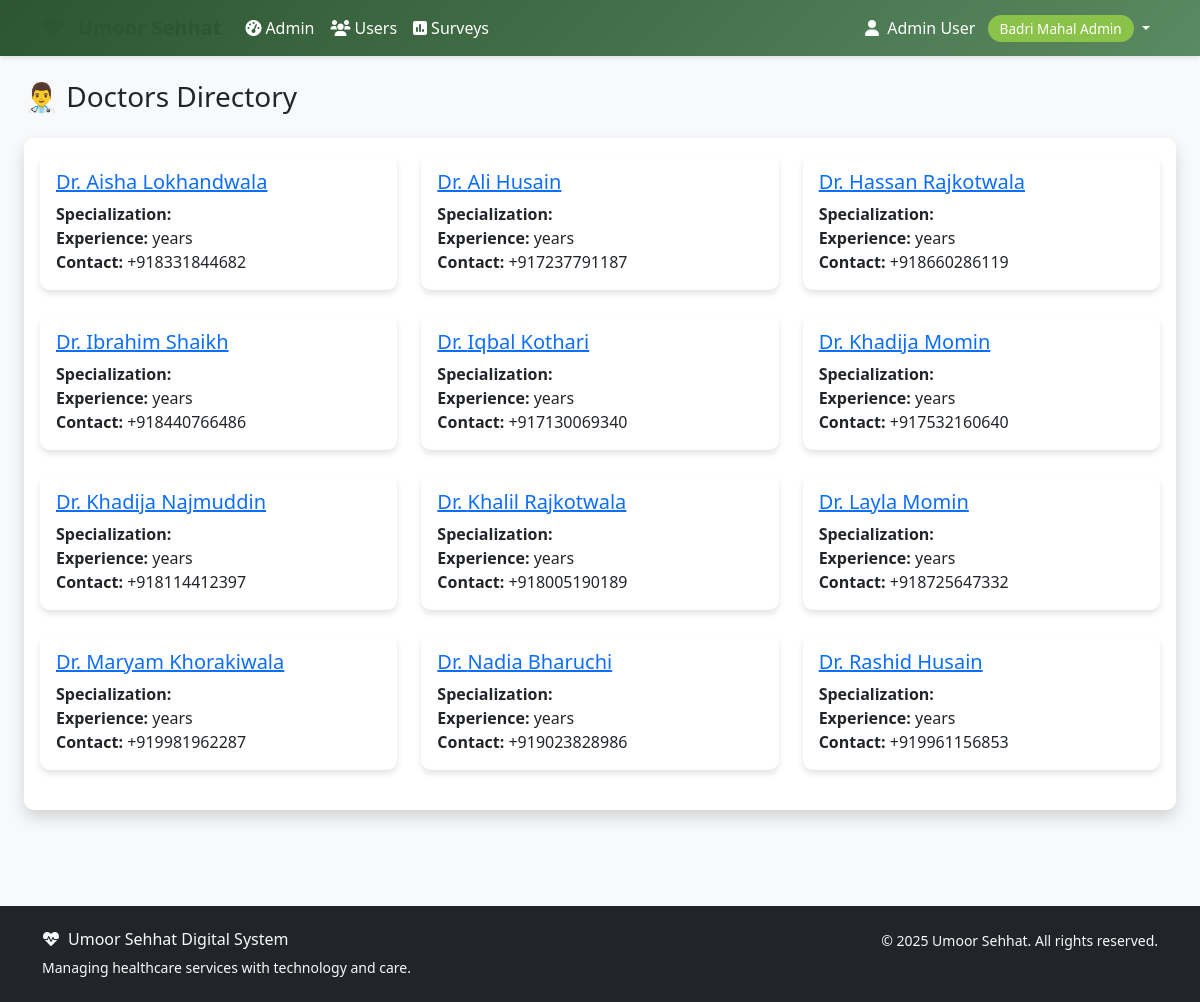
The page /doctordirectory/doctors/ (signed in) on the database as committed earlier.
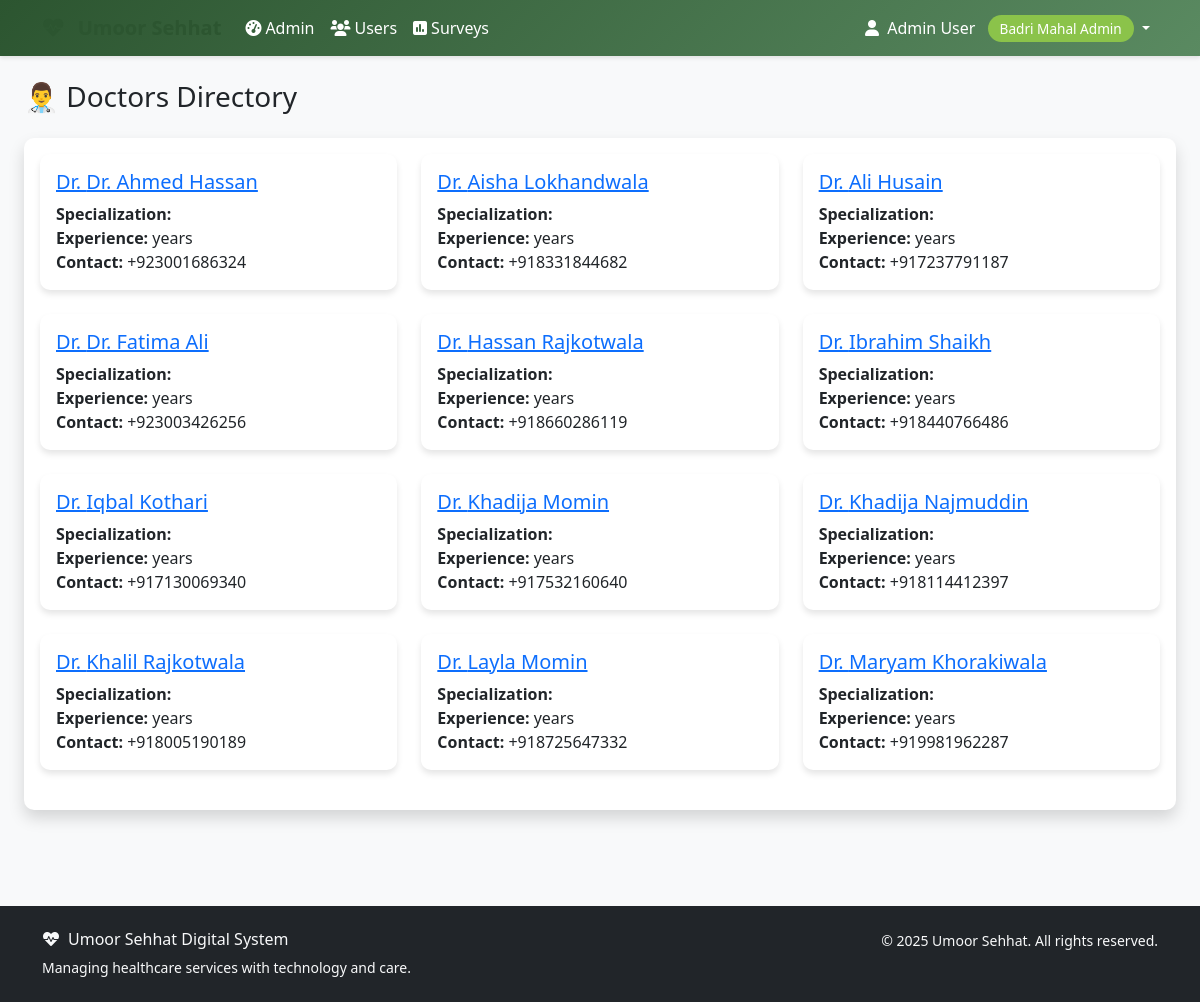
The same page on the database as committed later.
### doctordirectory/models.py (models this page shows, shortened)
class Doctor(models.Model):
    user = models.OneToOneField(
        settings.AUTH_USER_MODEL,
        on_delete=models.CASCADE,
        related_name='doctordirectory_profile',
        limit_choices_to={'role': 'doctor'}
    )
    name = models.CharField(max_length=100)  # Can be different from user's name
    its_id = models.CharField(
        max_length=8,
        unique=True,
        validators=[RegexValidator(
            regex=r'^\d{8}$',
            message='ITS ID must be exactly 8 digits'
        )]
    )
    specialty = models.CharField(max_length=100)
    qualification = models.CharField(max_length=200, blank=True, null=True)
    experience_years = models.PositiveIntegerField(default=0)
    verified_certificate = models.FileField(upload_to='doctor_certificates/', blank=True, null=True)
    assigned_moze = models.ForeignKey(
        Moze,
        on_delete=models.SET_NULL,
        null=True,
        blank=True,
        related_name='assigned_doctors'
    )
    is_verified = models.BooleanField(default=False)
    is_available = models.BooleanField(default=True)
    license_number = models.CharField(max_length=50, blank=True, null=True)
    consultation_fee = models.DecimalField(max_digits=10, decimal_places=2, default=0.00)
    phone = models.CharField(max_length=15, blank=True, null=True)
    email = models.EmailField(blank=True, null=True)
    address = models.TextField(blank=True, null=True)
    languages_spoken = models.CharField(max_length=200, blank=True, null=True, help_text='Comma-separated languages')
    bio = models.TextField(blank=True, null=True)
    created_at = models.DateTimeField(auto_now_add=True)
    updated_at = models.DateTimeField(auto_now=True)
    class Meta:
        verbose_name = 'Doctor'
        verbose_name_plural = 'Doctors'
        ordering = ['name']

### accounts/models.py (models this page shows, shortened)
class User(AbstractUser):
    ROLE_CHOICES = [
        ('aamil', 'Aamil'),
        ('moze_coordinator', 'Moze Coordinator'),
        ('doctor', 'Doctor'),
        ('student', 'Student'),
        ('badri_mahal_admin', 'Badri Mahal Admin'),
    ]
    role = models.CharField(max_length=20, choices=ROLE_CHOICES, default='student')
    its_id = models.CharField(
        max_length=8,
        unique=True,
        null=True,
        blank=True,
        validators=[RegexValidator(
            regex=r'^\d{8}$',
            message='ITS ID must be exactly 8 digits',
            code='invalid_its_id'
        )],
        help_text='8-digit ITS ID'
    )
    phone_number = models.CharField(max_length=15, blank=True, null=True)
    profile_photo = models.ImageField(upload_to='profile_photos/', blank=True, null=True)
    arabic_name = models.CharField(max_length=100, blank=True, null=True)
    age = models.PositiveIntegerField(blank=True, null=True)
    verified_certificate = models.FileField(upload_to='certificates/', blank=True, null=True)
    specialty = models.CharField(max_length=100, blank=True, null=True)
    college = models.CharField(max_length=100, blank=True, null=True)  # For students
    specialization = models.CharField(max_length=100, blank=True, null=True)  # For students
    created_at = models.DateTimeField(auto_now_add=True)
    updated_at = models.DateTimeField(auto_now=True)
    def get_full_name(self):
        if self.arabic_name:
            return self.arabic_name
        return super().get_full_name() or self.username
    @property
    def is_aamil(self):
        return self.role == 'aamil'
    @property
    def is_moze_coordinator(self):
        return self.role == 'moze_coordinator'
    @property
    def is_doctor(self):
        return self.role == 'doctor'
    @property
    def is_student(self):
        return self.role == 'student'
    @property
    def is_admin(self):
        return self.role == 'badri_mahal_admin' or self.is_superuser
    class Meta:
        verbose_name = 'User'
        verbose_name_plural = 'Users'
        ordering = ['first_name', 'last_name']

### doctordirectory/views.py (the view, shortened to what this page needs)
# urls.py: path('doctors/', views.DoctorListView.as_view(), name='doctor_list'),
class DoctorListView(LoginRequiredMixin, ListView):
    model = Doctor
    template_name = 'doctordirectory/doctor_list.html'
    context_object_name = 'doctors'
    paginate_by = 12
    def get_queryset(self):
        queryset = Doctor.objects.filter(is_verified=True).select_related('user', 'assigned_moze')
        search = self.request.GET.get('search')
        specialty = self.request.GET.get('specialty')
        if specialty:
            queryset = queryset.filter(user__specialty__icontains=specialty)
        available = self.request.GET.get('available')
        if available == 'true':
            today = timezone.now().date()
            queryset = queryset.filter(
                availabilities__date=today,
                availabilities__is_available=True
            )
        return queryset.distinct()
    def get_context_data(self, **kwargs):
        context = super().get_context_data(**kwargs)
        context['search_query'] = self.request.GET.get('search', '')
        context['specialty_filter'] = self.request.GET.get('specialty', '')
        context['available_filter'] = self.request.GET.get('available', '')
        context['specialties'] = Doctor.objects.filter(
            is_verified=True,
            user__specialty__isnull=False
        ).exclude(user__specialty='').values_list('user__specialty', flat=True).distinct()
        return context

### templates/doctordirectory/doctor_list.html (shortened to what this page needs)
{% extends 'base.html' %}
{% block content %}
<div class="container-fluid">
    <div class="row mb-4">
        <div class="col-12">
            <h1 class="h3 mb-0 text-gray-800">👨‍⚕️ Doctors Directory</h1>
        </div>
    </div>
    <div class="card shadow mb-4">
        <div class="card-body">
            {% if doctors %}
                <div class="row">
                    {% for doctor in doctors %}
                    <div class="col-md-6 col-lg-4 mb-4">
                        <div class="card h-100">
                            <div class="card-body">
                                <h5 class="card-title">
                                    <a href="{% url 'doctordirectory:doctor_detail' doctor.pk %}">Dr. {{ doctor.user.get_full_name }}</a>
                                </h5>
                                <p class="card-text">
                                    <strong>Specialization:</strong> {{ doctor.specialization }}<br>
                                    <strong>Experience:</strong> {{ doctor.years_of_experience }} years<br>
                                    <strong>Contact:</strong> {{ doctor.user.phone_number }}
                                </p>
                            </div>
                        </div>
                    </div>
                    {% endfor %}
                </div>
            {% else %}
                <p class="text-muted">No doctors registered yet.</p>
            {% endif %}
        </div>
    </div>
</div>
{% endblock %}

Rows that differ between the two databases and show on the page:
no longer on this page (row unchanged): Doctor: user.get_full_name "Nadia Bharuchi", user.phone_number "+919023828986"
no longer on this page (row unchanged): Doctor: user.get_full_name "Rashid Husain", user.phone_number "+919961156853"
added Doctor: user.get_full_name "Dr. Ahmed Hassan", user.phone_number "+923001686324"
added Doctor: user.get_full_name "Dr. Fatima Ali", user.phone_number "+923003426256"
